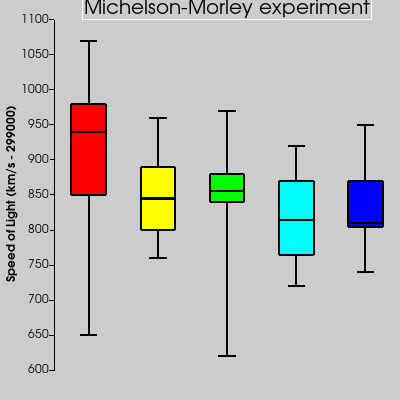

The script that drew this image:
#!/usr/bin/env python
# Demonstrate a box plot with Michelson-Morley experiment data using vtkComputeQuartiles.

import vtkmodules.vtkInteractionStyle  # noqa: F401
import vtkmodules.vtkRenderingContextOpenGL2  # noqa: F401
import vtkmodules.vtkRenderingOpenGL2  # noqa: F401

from vtkmodules.vtkChartsCore import vtkChartBox, vtkPlotBox
from vtkmodules.vtkCommonCore import vtkIntArray, vtkLookupTable, vtkStringArray
from vtkmodules.vtkCommonDataModel import vtkTable
from vtkmodules.vtkFiltersStatistics import vtkComputeQuartiles
from vtkmodules.vtkRenderingContext2D import vtkContextActor
from vtkmodules.vtkRenderingCore import (
    vtkRenderWindow,
    vtkRenderWindowInteractor,
    vtkRenderer,
)

# Michelson-Morley experiment data.
values = [
    [850, 960, 880, 890, 890],
    [740, 940, 880, 810, 840],
    [900, 960, 880, 810, 780],
    [1070, 940, 860, 820, 810],
    [930, 880, 720, 800, 760],
    [850, 800, 720, 770, 810],
    [950, 850, 620, 760, 790],
    [980, 880, 860, 740, 810],
    [980, 900, 970, 750, 820],
    [880, 840, 950, 760, 850],
    [1000, 830, 880, 910, 870],
    [980, 790, 910, 920, 870],
    [930, 810, 850, 890, 810],
    [650, 880, 870, 860, 740],
    [760, 880, 840, 880, 810],
    [810, 830, 840, 720, 940],
    [1000, 800, 850, 840, 950],
    [1000, 790, 840, 850, 800],
    [960, 760, 840, 850, 810],
    [960, 800, 840, 780, 870],
]

num_columns = 5
input_table = vtkTable()

arr_0 = vtkIntArray()
arr_0.SetName("Run 1")
input_table.AddColumn(arr_0)

arr_1 = vtkIntArray()
arr_1.SetName("Run 2")
input_table.AddColumn(arr_1)

arr_2 = vtkIntArray()
arr_2.SetName("Run 3")
input_table.AddColumn(arr_2)

arr_3 = vtkIntArray()
arr_3.SetName("Run 4")
input_table.AddColumn(arr_3)

arr_4 = vtkIntArray()
arr_4.SetName("Run 5")
input_table.AddColumn(arr_4)

input_table.SetNumberOfRows(20)
for j in range(20):
    for i in range(5):
        input_table.SetValue(j, i, values[j][i])

# Compute quartiles.
quartiles = vtkComputeQuartiles()
quartiles.SetInputData(0, input_table)
quartiles.Update()

lookup = vtkLookupTable()
lookup.SetNumberOfColors(5)
lookup.SetRange(0, 4)
lookup.Build()

# Set up the chart.
chart = vtkChartBox()
chart.GetPlot(0).SetInputData(quartiles.GetOutput())
chart.GetPlot(0).LegendVisibilityOn()
chart.SetColumnVisibilityAll(True)
chart.SetTitle("Michelson-Morley experiment")
chart.GetTitleProperties().SetVerticalJustificationToTop()
chart.GetTitleProperties().SetFontSize(20)
chart.GetTitleProperties().FrameOn()
chart.GetYAxis().SetTitle("Speed of Light (km/s - 299000)")

# Set the labels.
labels = vtkStringArray()
labels.SetNumberOfValues(5)
for i in range(5):
    labels.SetValue(i, f"Run {i + 1}")
chart.GetPlot(0).SetLabels(labels)

# Context actor and scene wiring.
context_actor = vtkContextActor()
context_actor.GetScene().AddItem(chart)

# Renderer
renderer = vtkRenderer()
renderer.SetBackground(0.8, 0.8, 0.8)
context_actor.GetScene().SetRenderer(renderer)
renderer.AddActor(context_actor)

# Window
render_window = vtkRenderWindow()
render_window.SetSize(400, 400)
render_window.SetMultiSamples(0)
render_window.AddRenderer(renderer)
render_window.SetWindowName("box plot michelson morley")

# Interactor
interactor = vtkRenderWindowInteractor()
interactor.SetRenderWindow(render_window)

interactor.Initialize()
interactor.Start()
